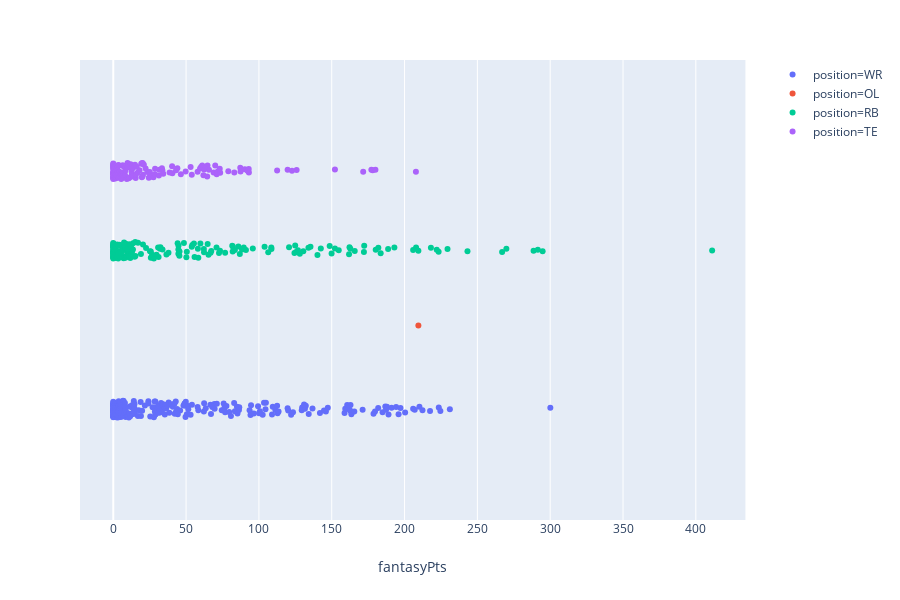

Here is the notebook cell this chart was saved with:
### Code cell
px.strip(df, x='fantasyPts', orientation ='h', color = 'position')

### Figure 1 — Plotly figure (JSON) as saved in the notebook; plotly's stock layout.template omitted (floating-point values rounded to 4 significant figures; data arrays with more than 128 entries replaced by an {"elided": "..."} marker saying what was removed)
{"data": [{"alignmentgroup": "True", "boxpoints": "all", "fillcolor": "rgba(255,255,255,0)", "hoverlabel": {"namelength": 0}, "hoveron": "points", "hovertemplate": "position=WR<br>fantasyPts=%{x}", "legendgroup": "position=WR", "line": {"color": "rgba(255,255,255,0)"}, "marker": {"color": "#636efa"}, "name": "position=WR", "offsetgroup": "position=WR", "orientation": "h", "pointpos": 0, "showlegend": true, "type": "box", "x": {"elided": "237 float values"}, "x0": " ", "xaxis": "x", "y0": " ", "yaxis": "y"}, {"alignmentgroup": "True", "boxpoints": "all", "fillcolor": "rgba(255,255,255,0)", "hoverlabel": {"namelength": 0}, "hoveron": "points", "hovertemplate": "position=OL<br>fantasyPts=%{x}", "legendgroup": "position=OL", "line": {"color": "rgba(255,255,255,0)"}, "marker": {"color": "#EF553B"}, "name": "position=OL", "offsetgroup": "position=OL", "orientation": "h", "pointpos": 0, "showlegend": true, "type": "box", "x": [209.5], "x0": " ", "xaxis": "x", "y0": " ", "yaxis": "y"}, {"alignmentgroup": "True", "boxpoints": "all", "fillcolor": "rgba(255,255,255,0)", "hoverlabel": {"namelength": 0}, "hoveron": "points", "hovertemplate": "position=RB<br>fantasyPts=%{x}", "legendgroup": "position=RB", "line": {"color": "rgba(255,255,255,0)"}, "marker": {"color": "#00cc96"}, "name": "position=RB", "offsetgroup": "position=RB", "orientation": "h", "pointpos": 0, "showlegend": true, "type": "box", "x": {"elided": "173 float values"}, "x0": " ", "xaxis": "x", "y0": " ", "yaxis": "y"}, {"alignmentgroup": "True", "boxpoints": "all", "fillcolor": "rgba(255,255,255,0)", "hoverlabel": {"namelength": 0}, "hoveron": "points", "hovertemplate": "position=TE<br>fantasyPts=%{x}", "legendgroup": "position=TE", "line": {"color": "rgba(255,255,255,0)"}, "marker": {"color": "#ab63fa"}, "name": "position=TE", "offsetgroup": "position=TE", "orientation": "h", "pointpos": 0, "showlegend": true, "type": "box", "x": {"elided": "135 float values"}, "x0": " ", "xaxis": "x", "y0": " ", "yaxis": "y"}], "layout": {"boxmode": "group", "height": 600, "legend": {"tracegroupgap": 0}, "margin": {"t": 60}, "xaxis": {"anchor": "y", "domain": [0, 0.98], "title": {"text": "fantasyPts"}}, "yaxis": {"anchor": "x", "domain": [0, 1]}}}
